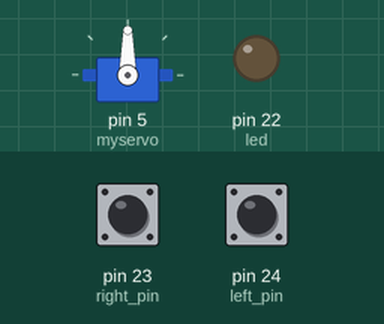
A sketch run on a simulated Arduino Mega 2560, built with avr-gcc and run on an emulated ATmega2560. On the bench: servo, output pins drawn as LEDs (lit = HIGH). The inputs (shaded band) are chosen by the test bench; at power-on: pin 23 (right_pin) HIGH, pin 24 (left_pin) HIGH. What the sketch prints to the serial monitor is not drawn.

Above: at 1.2 s.
1.3 s: pin 23 (right_pin) pulled LOW for 1 s
At 3.2 s:
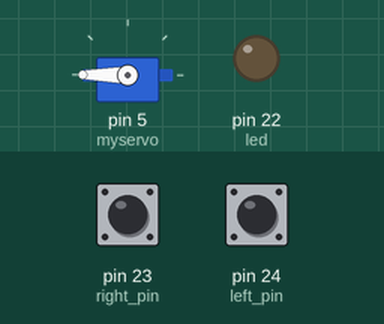
3.8 s: pin 24 (left_pin) pulled LOW for 3.2 s
At 8.1 s:
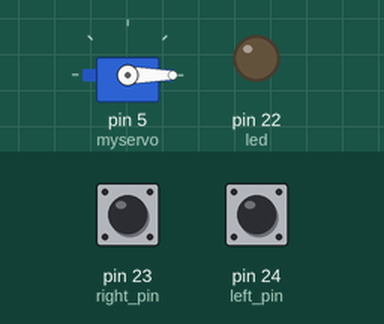
8.5 s: pin 23 (right_pin) pulled LOW for 3.2 s
At 11.4 s:
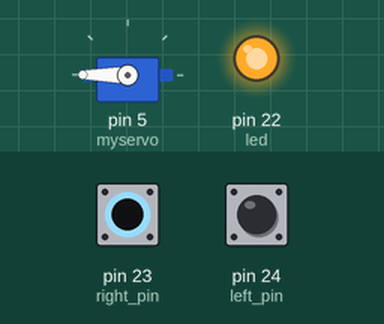
13.2 s: pin 24 (left_pin) pulled LOW for 0.15 s
At 14.5 s:
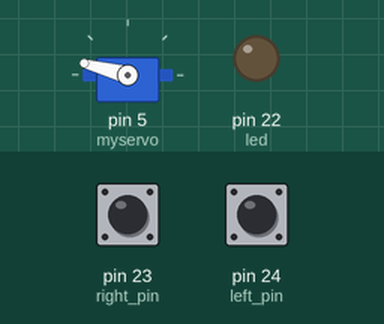
14.8 s: pin 24 (left_pin) pulled LOW for 1 s
At 17.0 s:
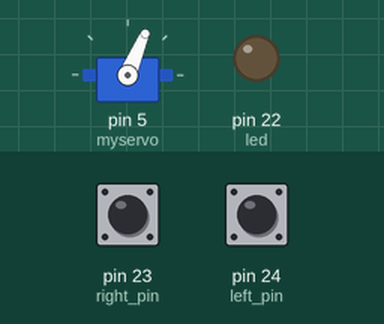
17.3 s: pin 24 (left_pin) pulled LOW for 0.15 s
At 17.9 s:
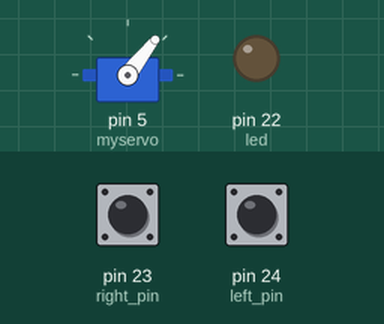
Timing chart, 0 to 19.9 s (numbered marks = the images above; inputs shaded):
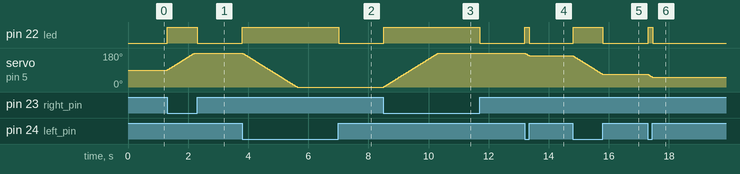

The sketch:

MyServo.ino
```cpp
#include <Servo.h>
int left_pin = 24;
int right_pin = 23;
int servo = 5;

int led = 22;
Servo myservo;
void setup() {
  Serial.begin(9600);
  pinMode(23, INPUT_PULLUP);
  pinMode(24, INPUT_PULLUP);
  pinMode(led, OUTPUT);
  myservo.attach(5);


  // put your setup code here, to run once
}

void loop() {
  int degrees = myservo.read();
  Serial.println(digitalRead(23));
  Serial.println(digitalRead(24));

  if(digitalRead(23) == 1 && digitalRead(24) == 1){
    myservo.write(degrees);
  }
  else{
    while(digitalRead(23) == 0){
      degrees ++;
      Serial.println("23");
      myservo.write(degrees);
      digitalWrite(led, HIGH);
      delay(10);

    }
    while(digitalRead(24) == 0){
      degrees--;
      Serial.println("24");
      myservo.write(degrees);
      digitalWrite(led, HIGH);
      delay(10);


    }
    digitalWrite(led, LOW);
  }


  // put your main code here, to run repeatedly:

}
```

Measured:
- after the input at 1.3 s, pin 22 (led): LOW → HIGH at once, → LOW 0.99 s later; servo on pin 5 (myservo): moves from 90° to 180° over 0.91 s, starting at once
- after the input at 3.8 s, pin 22 (led): LOW → HIGH at once, → LOW 3.2 s later; servo on pin 5 (myservo): moves from 180° to 0° over 1.8 s, starting at once
- after the input at 8.5 s, pin 22 (led): LOW → HIGH at once, → LOW 3.2 s later; servo on pin 5 (myservo): moves from 0° to 180° over 1.8 s, starting at once
- after the input at 13.2 s, pin 22 (led): LOW → HIGH at once, → LOW 0.15 s later; servo on pin 5 (myservo): 180° → 165° at once
- after the input at 14.8 s, pin 22 (led): LOW → HIGH at once, → LOW 0.99 s later; servo on pin 5 (myservo): moves from 165° to 67° over 0.99 s, starting at once
- after the input at 17.3 s, pin 22 (led): LOW → HIGH at once, → LOW 0.15 s later; servo on pin 5 (myservo): 67° → 52° at once
